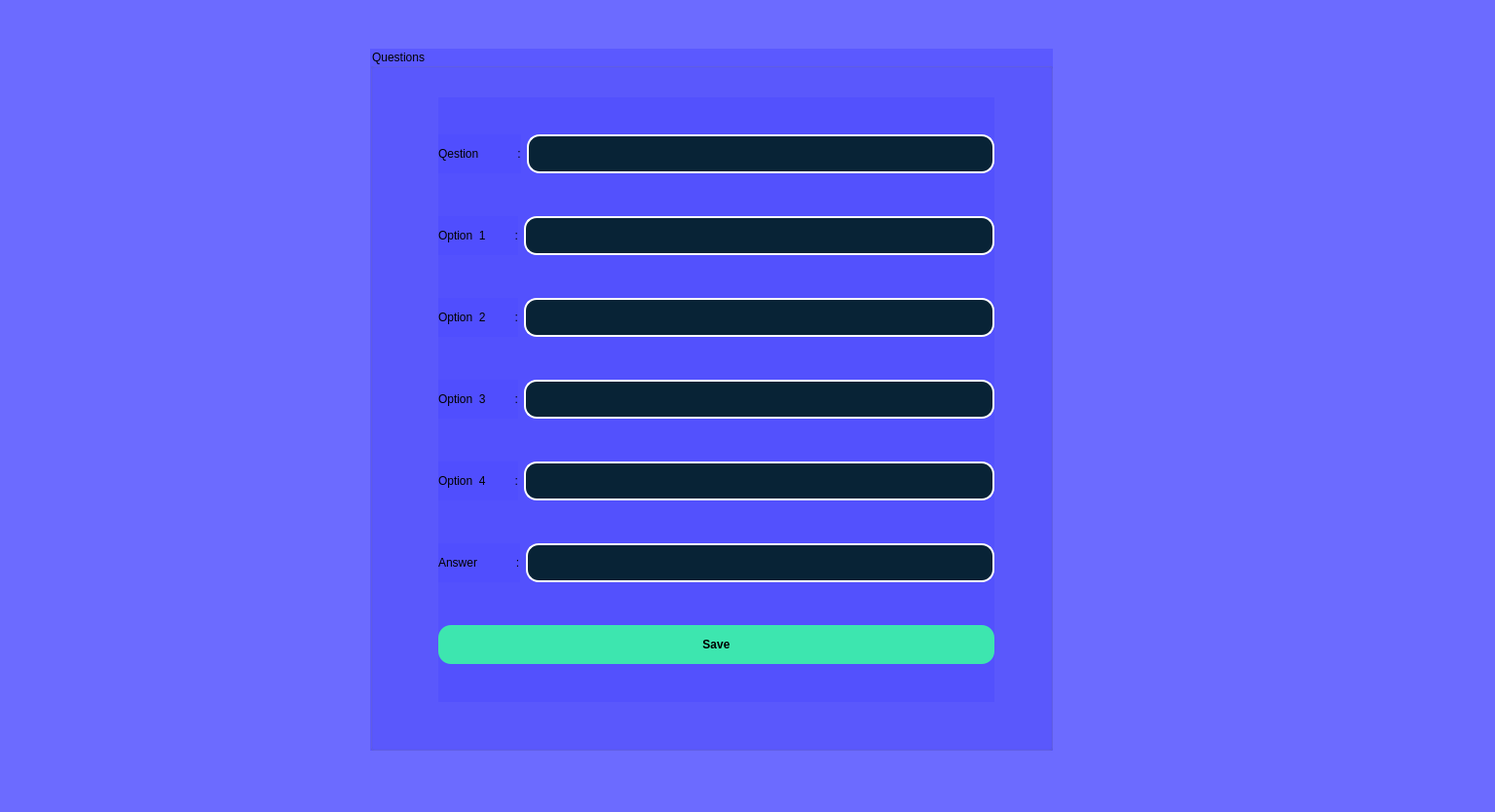
<?xml version="1.0" encoding="UTF-8"?>
<ui version="4.0">
 <class>Set_question</class>
 <widget class="QDialog" name="Set_question">
  <property name="geometry">
   <rect>
    <x>0</x>
    <y>0</y>
    <width>1535</width>
    <height>834</height>
   </rect>
  </property>
  <property name="windowTitle">
   <string>Dialog</string>
  </property>
  <property name="styleSheet">
   <string notr="true">QWidget
{
	background-color: #964F4CFF;
	color: #000000;
	border-color: #000000;

}


/*-----QLabel-----*/
QLabel
{
	background-color: #00111d;
	color: #717e87;
	border-color: #000000;

}


/*-----QPushButton-----*/
QPushButton
{
	background-color: #3de6af;
	color: #000000;
	border-style: solid;
	border-color: #000000;
	font-weight : bold;
	padding: 13px;

}


QPushButton::hover
{
	background-color: #3dffaf;
	color: #000000;
	border-style: solid;
	border-color: #000000;
	font-weight : bold;
	padding: 13px;

}


QPushButton::pressed
{
	background-color: #3dc8af;
	color: #000000;
	border-style: solid;
	border-color: #000000;
	font-weight : bold;
	padding: 13px;

}


/*-----QToolButton-----*/
QToolButton
{
	background-color: #00111d;
	color: #000000;
	border-style: solid;
	border-color: #000000;
	padding: 5px;

}


QToolButton::hover
{
	background-color: #00111d;
	color: #000000;
	border-style: solid;
	border-width: 1px;
	border-color: #01dcff;

}


QToolButton::pressed
{
	background-color: #01dcff;
	color: #000000;
	border-style: solid;
	border-width: 1px;
	border-color: #01dcff;

}


/*-----QLineEdit-----*/
QLineEdit
{
	background-color: #082336;
	color: #3e93ff;
	border-style: solid;
	border-width: 2px;
	border-color: white;
	padding: 10px;

}


QLineEdit::hover
{
	background-color: #082336;
	color: #3e93ca;
	border-style: solid;
	border-width: 2px;
	border-color: #01dcff;
	padding: 10px;

}


QLineEdit::focus
{
	
	color: #3e93ca;
	border-style: solid;
	border-width: 2px;
	border-color: #01dcff;
	padding: 10px;

}


/*-----QCheckBox-----*/
QCheckBox
{
	background-color: transparent;
	color: #717e87;
	border-color: #000000;

}


QCheckBox::indicator
{
    color: #b1b1b1;
    background-color: #00111d;
    border: 1px solid #2aaaa8;
    width: 12px;
    height: 12px;

}</string>
  </property>
  <widget class="QGroupBox" name="groupBox">
   <property name="geometry">
    <rect>
     <x>380</x>
     <y>50</y>
     <width>701</width>
     <height>721</height>
    </rect>
   </property>
   <property name="title">
    <string>Questions</string>
   </property>
   <widget class="QWidget" name="layoutWidget">
    <property name="geometry">
     <rect>
      <x>70</x>
      <y>50</y>
      <width>571</width>
      <height>621</height>
     </rect>
    </property>
    <layout class="QVBoxLayout" name="verticalLayout">
     <item>
      <layout class="QHBoxLayout" name="Question_2">
       <item>
        <widget class="QLabel" name="Question">
         <property name="styleSheet">
          <string notr="true">background-color:#964F4CFF;
font: 14pt &quot;Calibri&quot;;
color:black;</string>
         </property>
         <property name="text">
          <string>Qestion            :</string>
         </property>
        </widget>
       </item>
       <item>
        <widget class="QLineEdit" name="Question_3">
         <property name="styleSheet">
          <string notr="true">font: 14pt &quot;Calibri&quot;;
color:white;
border-radius:13px;</string>
         </property>
        </widget>
       </item>
      </layout>
     </item>
     <item>
      <layout class="QHBoxLayout" name="horizontalLayout_2">
       <item>
        <widget class="QLabel" name="Option_1">
         <property name="styleSheet">
          <string notr="true">background-color:#964F4CFF;
font: 14pt &quot;Calibri&quot;;
color:black;</string>
         </property>
         <property name="text">
          <string>Option  1         :</string>
         </property>
        </widget>
       </item>
       <item>
        <widget class="QLineEdit" name="Option_5">
         <property name="styleSheet">
          <string notr="true">font: 14pt &quot;Calibri&quot;;
color:white;
border-radius:13px;</string>
         </property>
        </widget>
       </item>
      </layout>
     </item>
     <item>
      <layout class="QHBoxLayout" name="horizontalLayout_3">
       <item>
        <widget class="QLabel" name="Option_2">
         <property name="styleSheet">
          <string notr="true">background-color:#964F4CFF;
font: 14pt &quot;Calibri&quot;;
color:black;</string>
         </property>
         <property name="text">
          <string>Option  2         :</string>
         </property>
        </widget>
       </item>
       <item>
        <widget class="QLineEdit" name="Option_6">
         <property name="styleSheet">
          <string notr="true">font: 14pt &quot;Calibri&quot;;
color:white;
border-radius:13px;</string>
         </property>
        </widget>
       </item>
      </layout>
     </item>
     <item>
      <layout class="QHBoxLayout" name="horizontalLayout_4">
       <item>
        <widget class="QLabel" name="Option_3">
         <property name="styleSheet">
          <string notr="true">background-color:#964F4CFF;
font: 14pt &quot;Calibri&quot;;
color:black;</string>
         </property>
         <property name="text">
          <string>Option  3         :</string>
         </property>
        </widget>
       </item>
       <item>
        <widget class="QLineEdit" name="Option_7">
         <property name="styleSheet">
          <string notr="true">font: 14pt &quot;Calibri&quot;;
color:white;
border-radius:13px;</string>
         </property>
        </widget>
       </item>
      </layout>
     </item>
     <item>
      <layout class="QHBoxLayout" name="horizontalLayout_5">
       <item>
        <widget class="QLabel" name="Option_4">
         <property name="styleSheet">
          <string notr="true">background-color:#964F4CFF;
font: 14pt &quot;Calibri&quot;;
color:black;</string>
         </property>
         <property name="text">
          <string>Option  4         :</string>
         </property>
        </widget>
       </item>
       <item>
        <widget class="QLineEdit" name="Option_8">
         <property name="styleSheet">
          <string notr="true">font: 14pt &quot;Calibri&quot;;
color:white;
border-radius:13px;</string>
         </property>
        </widget>
       </item>
      </layout>
     </item>
     <item>
      <layout class="QHBoxLayout" name="horizontalLayout_6">
       <item>
        <widget class="QLabel" name="Answer">
         <property name="styleSheet">
          <string notr="true">background-color:#964F4CFF;
font: 14pt &quot;Calibri&quot;;
color:black;</string>
         </property>
         <property name="text">
          <string>Answer            :</string>
         </property>
        </widget>
       </item>
       <item>
        <widget class="QLineEdit" name="Option_9">
         <property name="styleSheet">
          <string notr="true">font: 14pt &quot;Calibri&quot;;
color:white;
border-radius:13px;</string>
         </property>
        </widget>
       </item>
      </layout>
     </item>
     <item>
      <widget class="QPushButton" name="pushButton">
       <property name="styleSheet">
        <string notr="true">font: 14pt &quot;Calibri&quot;;
border-radius:13px;</string>
       </property>
       <property name="text">
        <string>Save</string>
       </property>
      </widget>
     </item>
    </layout>
   </widget>
  </widget>
 </widget>
 <resources/>
 <connections/>
</ui>
